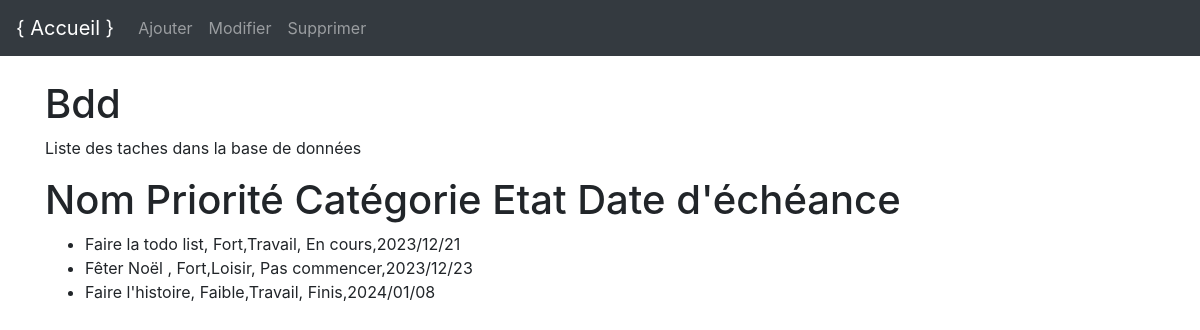
The page / on the database its author committed.
### tables this page shows
CREATE TABLE "Task" (
	"id_task"	INTEGER NOT NULL UNIQUE,
	"name"	TEXT CHECK(length("name") <= 50),
	"priority"	TEXT,
	"categorie"	TEXT,
	"etat"	TEXT,
	"date_echeance"	TEXT,
	PRIMARY KEY("id_task" AUTOINCREMENT)
);

### main.py (the view)
@app.route("/")
def tester_bdd():
    Task = bdd.recuperer_task()
    print(Task)
    return render_template(
        "accueil.html",
        Task=Task
    )

### bdd.py (called while the page is built)
    def recuperer_task(self):
        connexion = sqlite3.connect(self.chemin_bdd)
        curseur = connexion.cursor()
        requete_sql = """
            SELECT *
            FROM Task;"""
        resultat = curseur.execute(requete_sql)
        task = resultat.fetchall()
        connexion.close()
        return task

### templates/accueil.html
{% extends "base.html" %}
{% block contenu %}
    <h1>Bdd </h1>
    <p>Liste des taches dans la base de données</p>
    <h1> Nom     Priorité     Catégorie     Etat     Date d'échéance </h1>
    <ul>
    {% for task in Task %}
        <li>{{ task[1] }}, {{ task[2] }},{{ task[3] }}, {{ task[4] }},{{ task[5] }}</li>
    {% endfor %}
    </ul>
{% endblock %}

### templates/base.html (shortened to what this page needs)
<!doctype html>
<html lang="fr">
<head>
    <link rel="stylesheet" href="https://stackpath.bootstrapcdn.com/bootstrap/4.4.1/css/bootstrap.min.css">
</head>
<body>
    <nav class="navbar navbar-expand-lg navbar-dark bg-dark">
        <a class="navbar-brand" href="/">{ Accueil }</a>
        <div class="collapse navbar-collapse" id="navbarsExampleDefault">
            <ul class="navbar-nav mr-auto">
                <li class="nav-item">
                    <a class="nav-link" href="/Ajouter">Ajouter</a>
                </li>
                <li class="nav-item">
                    <a class="nav-link" href="/Modifier">Modifier</a>
                </li>
                <li class="nav-item">
                    <a class="nav-link" href="/Supprimer">Supprimer</a>
                </li>
            </ul>
        </div>
    </nav>
    <div class="container">
        <br />
        {% block contenu %}
        {% endblock %}
    </div>
</body>
</html>

### rows shown on the page
Task: name "Faire la todo list", priority "Fort", categorie "Travail", etat "En cours", date_echeance "2023/12/21"
Task: name "Fêter Noël", priority "Fort", categorie "Loisir", etat "Pas commencer", date_echeance "2023/12/23"
Task: name "Faire l'histoire", priority "Faible", categorie "Travail", etat "Finis", date_echeance "2024/01/08"
